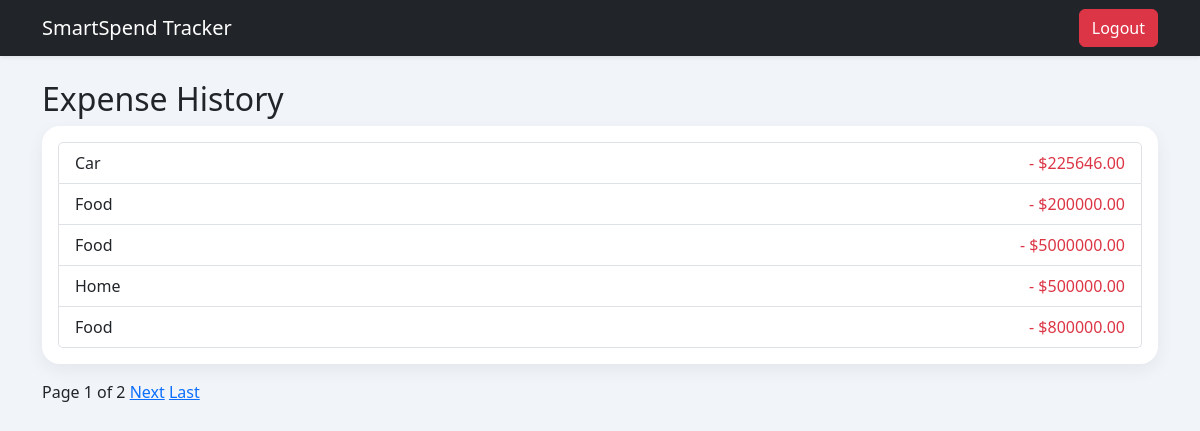
The app's page /expense-list/ (signed in), older data.
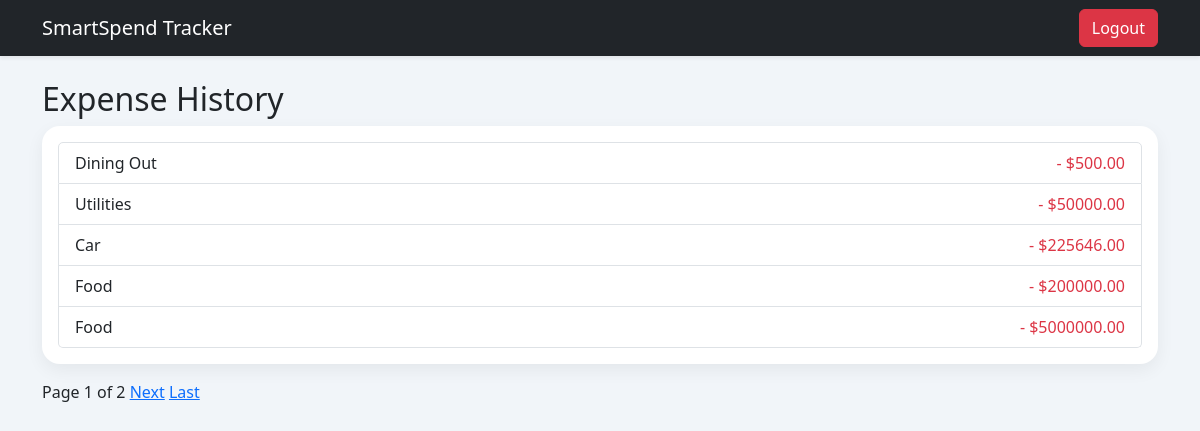
The same page, newer data.
### tracker/models.py (models this page shows, shortened)
class Expense(models.Model):
    CATEGORY_CHOICES = [
        ("Groceries", "Groceries"),
        ("Utilities", "Utilities"),
        ("Healthcare", "Healthcare"),
        ("Insurance", "Insurance"),
        ("Rent", "Rent"),
        ("Transportation", "Transportation"),
        ("Dining Out", "Dining Out"),
        ("Entertainment", "Entertainment"),
        ("Education", "Education"),
    ]
    user = models.ForeignKey(User, on_delete=models.CASCADE)
    amount = models.DecimalField(max_digits=10, decimal_places=2)
    category = models.CharField(max_length=100, choices=CATEGORY_CHOICES)
    date = models.DateField()
    description = models.TextField(blank=True)
    created_at = models.DateTimeField(auto_now_add=True)

### tracker/views.py (the view)
# urls.py: path("expense-list/", views.expense_list, name="expense_list"),
@login_required
def expense_list(request):
    expenses = Expense.objects.filter(user=request.user).order_by("-created_at")
    paginator = Paginator(expenses, 5)
    page_number = request.GET.get("page")
    page_obj = paginator.get_page(page_number)
    return render(request, "expense_list.html", {
        "page_obj": page_obj
    })

### templates/expense_list.html (shortened to what this page needs)
{% extends "base.html" %}
{% block content %}
<h2>Expense History</h2>
<div class="card p-3">
    <ul class="list-group">
        {% for expense in page_obj %}
        <li class="list-group-item d-flex justify-content-between">
            <span>{{ expense.category }}</span>
            <span class="text-danger">- ${{ expense.amount }}</span>
        </li>
        {% endfor %}
    </ul>
</div>
<div class="mt-3">
    <span> Page {{ page_obj.number }} of {{ page_obj.paginator.num_pages }} </span>
    {% if page_obj.has_next %}
        <a href="?page={{ page_obj.next_page_number }}">Next</a>
        <a href="?page={{ page_obj.paginator.num_pages }}">Last</a>
    {% endif %}
</div>
{% endblock %}

Row changes from the older to the newer data that the page shows:
no longer on this page (row unchanged): Expense: category "Home", amount "500000.00"
no longer on this page (row unchanged): Expense: category "Food", amount "800000.00"
added Expense: category "Dining Out", amount "500.00"
added Expense: category "Utilities", amount "50000.00"
